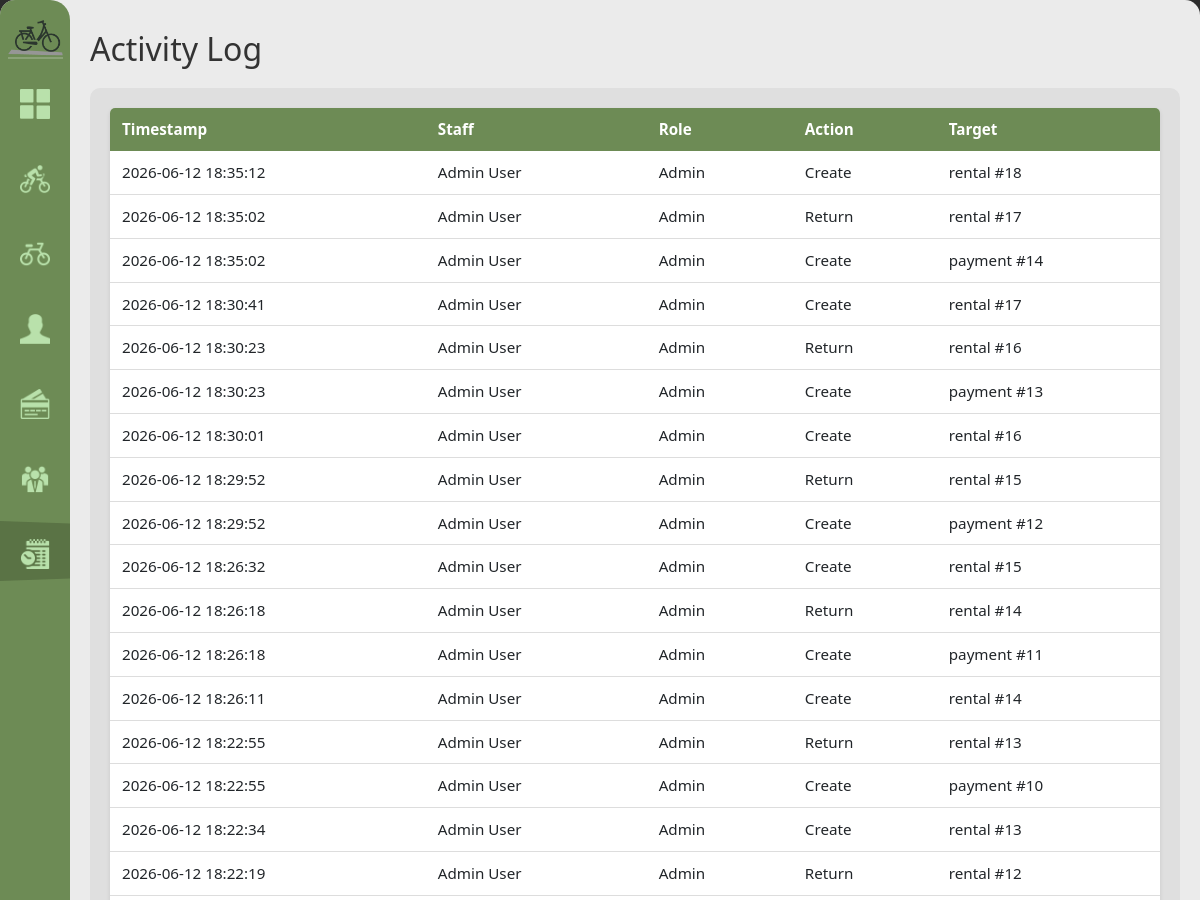
Before: /activity-log (signed in, upper part) with the older database file.
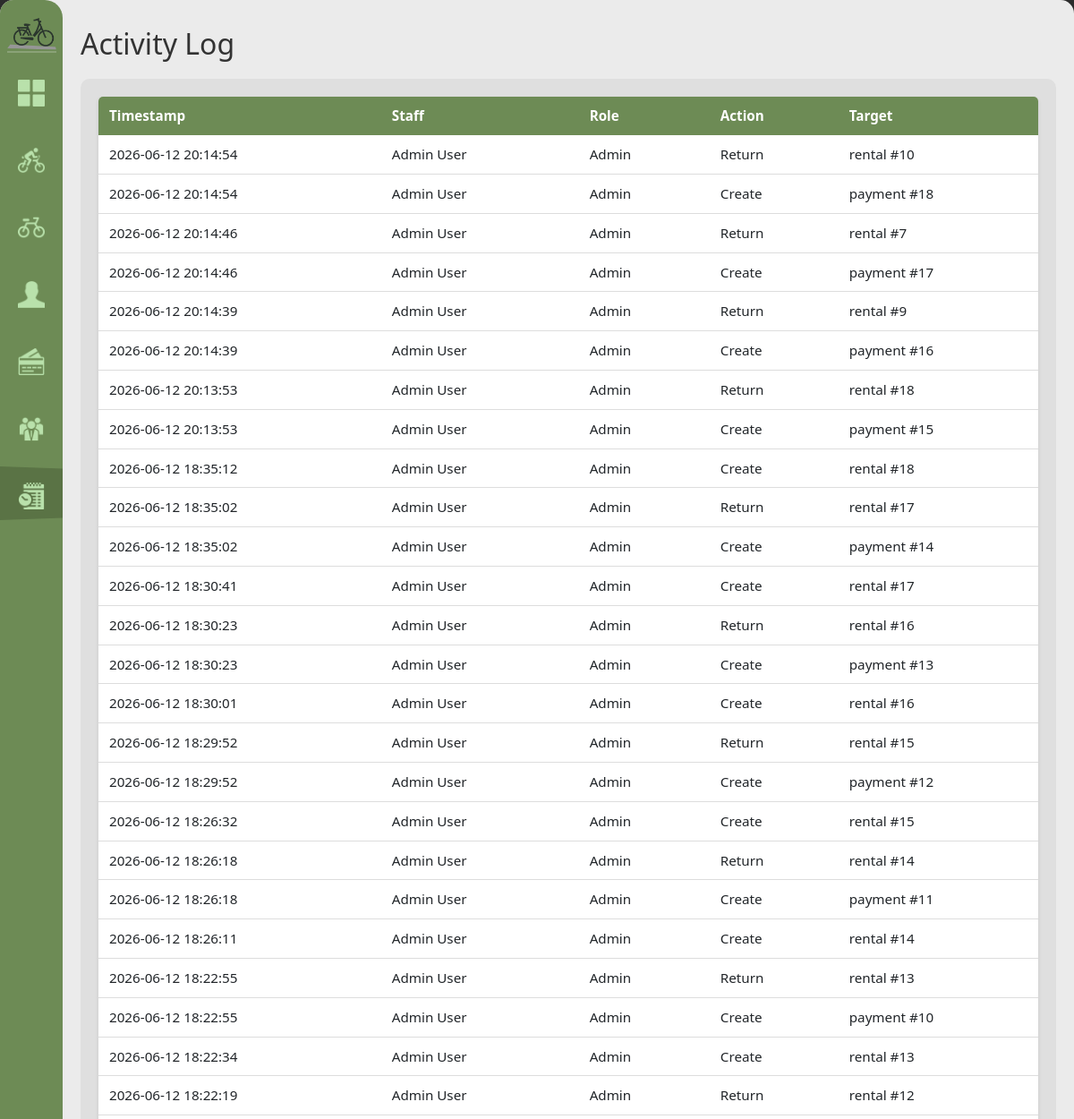
After: the same page with the newer database file.
### tables this page shows
CREATE TABLE activity_log (
            log_id INTEGER PRIMARY KEY AUTOINCREMENT,
            staff_id INTEGER NOT NULL REFERENCES staff(staff_id) ON UPDATE CASCADE ON DELETE RESTRICT,
            timestamp DATETIME NOT NULL DEFAULT(datetime('now','localtime')),
            action TEXT NOT NULL, target_table TEXT, target_id INTEGER
        );

CREATE TABLE staff (
            staff_id INTEGER PRIMARY KEY AUTOINCREMENT,
            username TEXT NOT NULL UNIQUE,
            password_hash TEXT NOT NULL,
            first_name TEXT NOT NULL, last_name TEXT NOT NULL,
            role TEXT NOT NULL CHECK(role IN('admin','cashier')),
            contact_number TEXT NOT NULL,
            status TEXT NOT NULL DEFAULT 'active' CHECK(status IN('active','inactive')),
            created_at DATETIME NOT NULL DEFAULT(datetime('now','localtime'))
        );

### handlers/activity_routes.py (the view)
@activity_bp.route('/activity-log')
@role_required('admin')
def activity_log():
    logs = database.get().get_activity_log()
    return render_template('activity_log.html', logs=logs)

### app.py (called while the page is built)
def get_sidebar_state():
    return request.cookies.get('sidebarState') == 'expanded'

@app.context_processor
def inject_sidebar_state():
    return dict(sidebar_expanded=get_sidebar_state())

@app.context_processor
def inject_current_staff():
    staff = current_staff()
    return dict(current_staff=staff, is_admin=staff and staff.get("role") == "admin")

### modules/auth.py (called while the page is built)
def role_required(*roles):
    def decorator(view):
        @wraps(view)
        def wrapped(*args, **kwargs):
            if not session.get("staff_id"):
                return redirect(url_for("login"))
            if roles and session.get("role") not in roles:
                return redirect(url_for("home"))
            return view(*args, **kwargs)
        return wrapped
    return decorator

def current_staff():
    if not session.get("staff_id"):
        return None
    return {
        "staff_id": session.get("staff_id"),
        "username": session.get("username"),
        "first_name": session.get("first_name"),
        "last_name": session.get("last_name"),
        "role": session.get("role"),
    }

### modules/database.py (called while the page is built)
def get():
    if not db: init()
    return db

### templates/activity_log.html (shortened to what this page needs)
{% extends "base.html" %}
{% block content %}
<h1>Activity Log</h1>
<div class="content-grid">
    <div class="scroll-table-container">
        <table>
            <thead>
                <tr>
                    <th>Timestamp</th>
                    <th>Staff</th>
                    <th>Role</th>
                    <th>Action</th>
                    <th>Target</th>
                </tr>
            </thead>
            <tbody>
            {% for log in logs %}
            <tr>
                <td>{{ log['timestamp'] }}</td>
                <td>{{ log['staff_name'] }}</td>
                <td>{{ log['staff_role'].title() }}</td>
                <td>{{ log['action'].replace('_', ' ').title() }}</td>
                <td>{{ log['target_table'] }}{% if log['target_id'] %} #{{ log['target_id'] }}{% endif %}</td>
            </tr>
            {% endfor %}
            </tbody>
        </table>
    </div>
</div>
{% endblock %}

Changed rows visible on the page:
added activity_log: timestamp "2026-06-12 20:14:54", staff_name "Admin User", staff_role "Admin", action.replace "Return", target_table "rental", target_id "10"
added activity_log: timestamp "2026-06-12 20:14:54", staff_name "Admin User", staff_role "Admin", action.replace "Create", target_table "payment", target_id "18"
added activity_log: timestamp "2026-06-12 20:14:46", staff_name "Admin User", staff_role "Admin", action.replace "Return", target_table "rental", target_id "7"
added activity_log: timestamp "2026-06-12 20:14:46", staff_name "Admin User", staff_role "Admin", action.replace "Create", target_table "payment", target_id "17"
added activity_log: timestamp "2026-06-12 20:14:39", staff_name "Admin User", staff_role "Admin", action.replace "Return", target_table "rental", target_id "9"
added activity_log: timestamp "2026-06-12 20:14:39", staff_name "Admin User", staff_role "Admin", action.replace "Create", target_table "payment", target_id "16"
added activity_log: timestamp "2026-06-12 20:13:53", staff_name "Admin User", staff_role "Admin", action.replace "Return", target_table "rental", target_id "18"
added activity_log: timestamp "2026-06-12 20:13:53", staff_name "Admin User", staff_role "Admin", action.replace "Create", target_table "payment", target_id "15"
